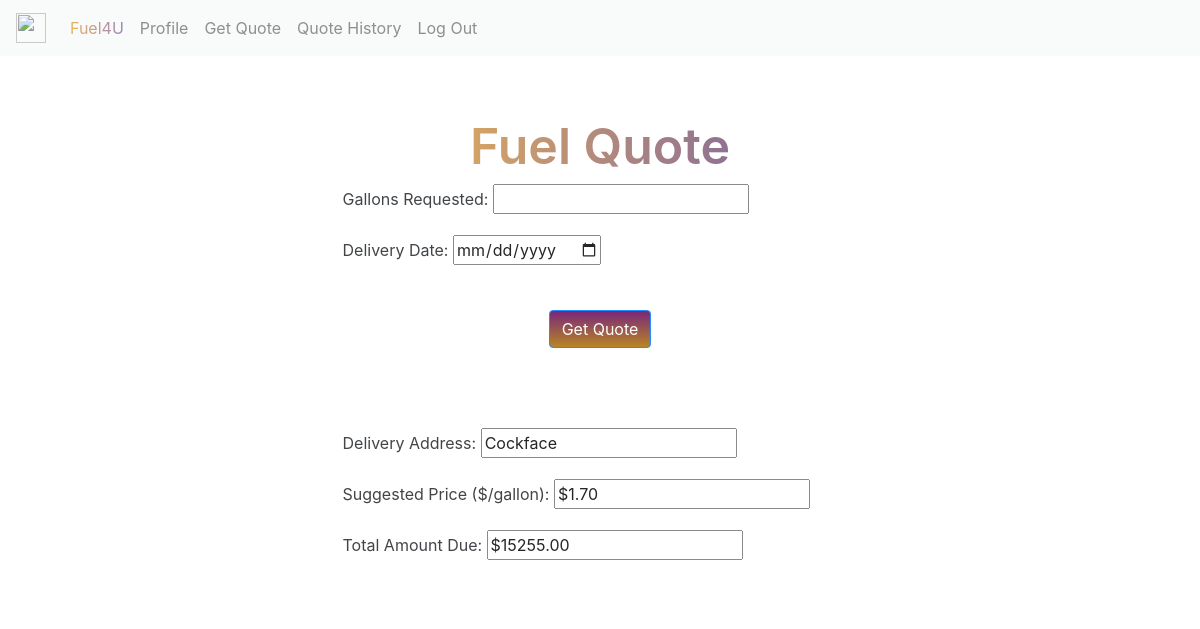
The app's page /get_quote (signed in) with its own data.
### website/models.py (models this page shows, shortened)
class User(db.Model, UserMixin):
    id = db.Column(db.Integer, primary_key=True)
    username = db.Column(db.String(150),unique=True)  # Define username as the primary key
    password = db.Column(db.String(150))
    fullName = db.Column(db.String(150),nullable = True)
    address1 = db.Column(db.String(150),nullable = True)
    address2 = db.Column(db.String(150),nullable = True)
    city = db.Column(db.String(150),nullable = True)
    state = db.Column(db.String(2),nullable = True)
    zipcode = db.Column(db.Integer,nullable = True)
    quotes = db.relationship('Quote', back_populates='user', lazy=True)

class Quote(db.Model):
    id = db.Column(db.Integer, primary_key=True)
    gallons_requested = db.Column(db.Float, nullable=False)
    delivery_date = db.Column(db.Date, nullable=False)
    suggested_price = db.Column(db.Float)
    total_amount_due = db.Column(db.Float)
    state = db.Column(db.String(2))
    address = db.Column(db.String(150))
    user_id = db.Column(db.Integer, db.ForeignKey('user.id'), nullable=False)
    user = db.relationship('User', back_populates="quotes")

### website/views.py (the view, shortened to what this page needs)
@views.route('/get_quote', methods=['GET', 'POST'])
def getquote():
    latest_quote = Quote.query.filter_by(user_id=current_user.id).order_by(Quote.id.desc()).first()
    return render_template("getquote.html", user=current_user, quote=latest_quote)

### website/__init__.py (called while the page is built)
def create_app():
    app = Flask(__name__)
    app.config['SECRET_KEY'] = 'hjshjhdjah kjshkjdhjs'
    app.config['SQLALCHEMY_DATABASE_URI'] = f'sqlite:///{DB_NAME}'
    db.init_app(app)
    from .views import views
    from .auth import auth
    app.register_blueprint(views, url_prefix='/')
    app.register_blueprint(auth, url_prefix='/')
    from .models import User, Quote
    with app.app_context():
        db.create_all()
    login_manager = LoginManager()
    login_manager.login_view = 'auth.login'
    login_manager.init_app(app)
    @login_manager.user_loader
    def load_user(user_id):
        return User.query.filter_by(username=user_id).first()
    return app

### website/templates/getquote.html
{% extends "base.html" %} {% block title %}Get Quote{% endblock %}
{% block content %}
<form method="POST" style="padding: 20px; margin : 0 auto; margin-top :40px; background-color: white; opacity: 85%; width : 50%; border-radius: 10%;">
    <h3 align="center">Fuel Quote</h3>
    <div class="form-group">
      <label for="gallonsRequested">Gallons Requested:</label>
      <input type="number" id="gallonsRequested" name="gallonsRequested" required min="1" step="1" required>
    </div>
    <div class="form-group">
        <label for="deliveryDate">Delivery Date:</label>
        <input type="date" id="deliveryDate" name="deliveryDate" required>
    </div>
    <br>
    <div style="text-align: center;">
      <button type="submit" class="btn btn-primary">Get Quote</button>
    </div>
</form>
<form method="GET" style="padding: 20px; margin : 0 auto; margin-top :40px; background-color: white; opacity: 85%; width : 50%; border-radius: 10%;">
    <div class="form-group">
      <label for="deliveryAddress">Delivery Address:</label>
      <input type="text" id="deliveryAddress" name="deliveryAddress" value="{{ user.address1 }}" readonly>
    </div>
    <div class="form-group">
        <label for="suggestedPrice">Suggested Price ($/gallon):</label>
        <input type="text" id="suggestedPrice" name="suggestedPrice" value="{{ '$' + '%0.2f'|format(quote.suggested_price) }}" readonly>
    </div>
    <div class="form-group">
        <label for="totalAmount">Total Amount Due:</label>
        <input type="text" id="totalAmount" name="totalAmount" value="{{ '$' + '%0.2f'|format(quote.total_amount_due) }}" readonly >
    </div>
  </form>
{% endblock %}

### records on screen
User: deliveryAddress "Cockface"
Quote: suggestedPrice "$1.70", totalAmount "$15255.00"
